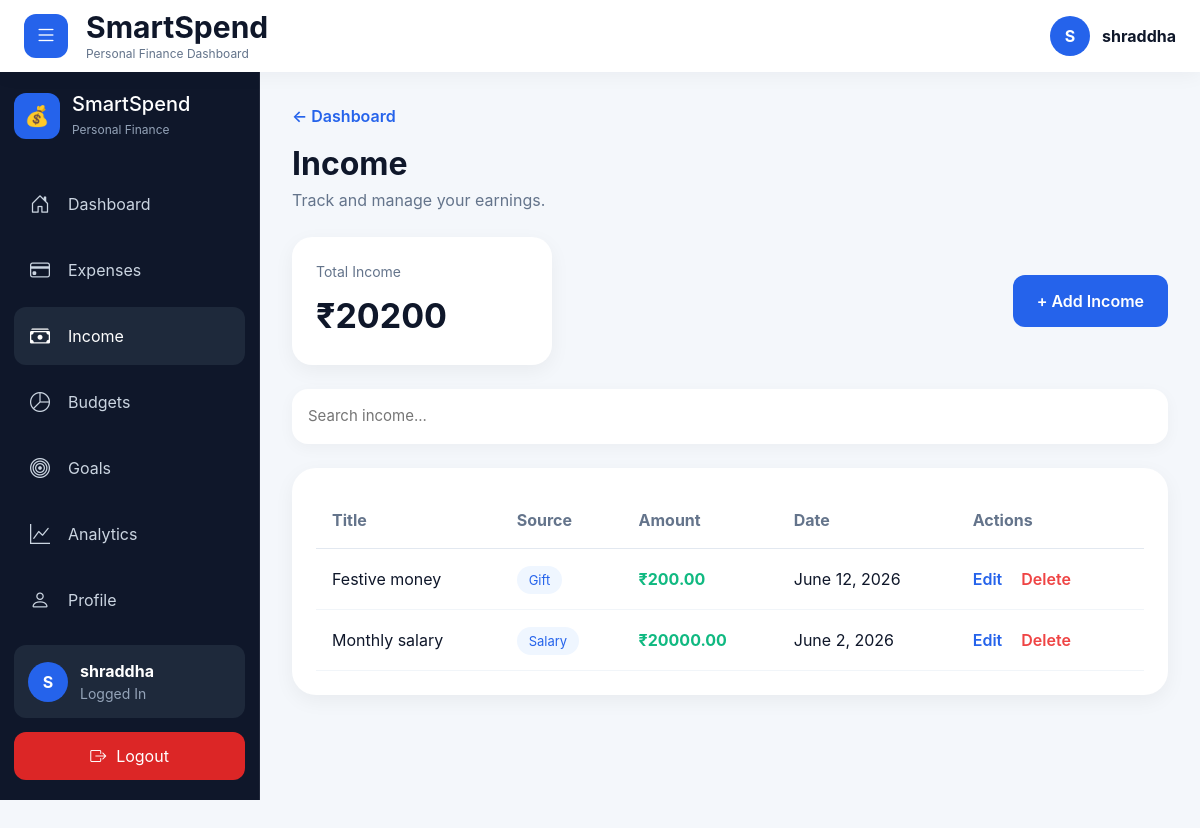
The page /income/ (signed in) on the database its author committed.
### apps/accounts/models.py (models this page shows, shortened)
class User(AbstractUser):
    email = models.EmailField(unique=True)
    phone_number = models.CharField(max_length=15, blank=True)
    USERNAME_FIELD = "email"
    REQUIRED_FIELDS = ["username"]

### apps/income/models.py (models this page shows, shortened)
class Income(models.Model):
    INCOME_SOURCES = [
        ("salary", "Salary"),
        ("freelance", "Freelance"),
        ("business", "Business"),
        ("investment", "Investment"),
        ("gift", "Gift"),
        ("other", "Other"),
    ]
    user = models.ForeignKey(
        settings.AUTH_USER_MODEL,
        on_delete=models.CASCADE,
        related_name="incomes"
    )
    title = models.CharField(
        max_length=255
    )
    source = models.CharField(
        max_length=50,
        choices=INCOME_SOURCES
    )
    amount = models.DecimalField(
        max_digits=10,
        decimal_places=2
    )
    description = models.TextField(
        blank=True
    )
    income_date = models.DateField()
    created_at = models.DateTimeField(
        auto_now_add=True
    )
    updated_at = models.DateTimeField(
        auto_now=True
    )
    class Meta:
        ordering = ["-income_date"]

### apps/income/views.py (the view)
@login_required
def income_list(request):
    incomes = (
        Income.objects
        .filter(user=request.user)
    )
    total_income = (
        incomes.aggregate(
            total=Sum("amount")
        )["total"]
        or 0
    )
    context = {
        "incomes": incomes,
        "total_income":
            total_income,
    }
    return render(
        request,
        "income/income_list.html",
        context
    )

### templates/income/income_list.html (shortened to what this page needs)
{% extends "base.html" %}
{% block content %}
<div class="page-header">
    <a
        href="/dashboard/"
        class="back-link"
    >
        ← Dashboard
    </a>
    <div class="page-title">
        Income
    </div>
    <div class="page-subtitle">
        Track and manage your earnings.
    </div>
</div>
<div class="expense-topbar">
    <div class="summary-card">
        <div class="summary-label">
            Total Income
        </div>
        <div class="summary-value">
            ₹{{ total_income }}
        </div>
    </div>
    <a
        href="{% url 'income_create' %}"
        class="add-btn"
    >
        + Add Income
    </a>
</div>
<div class="expense-search">
    <input
        type="text"
        id="incomeSearch"
        placeholder="Search income..."
    >
</div>
<div class="table-panel">
    {% if incomes %}
    <table class="expense-table">
        <thead>
            <tr>
                <th>Title</th>
                <th>Source</th>
                <th>Amount</th>
                <th>Date</th>
                <th>Actions</th>
            </tr>
        </thead>
        <tbody>
            {% for income in incomes %}
            <tr class="income-row">
                <td>
                    {{ income.title }}
                </td>
                <td>
                    <span class="category-badge">
                        {{ income.get_source_display }}
                    </span>
                </td>
                <td class="income-amount">
                    ₹{{ income.amount }}
                </td>
                <td>
                    {{ income.income_date }}
                </td>
                <td>
                    <a
                        href="{% url 'income_update' income.id %}"
                        class="action-link edit-link"
                    >
                        Edit
                    </a>
                    <a
                        href="{% url 'income_delete' income.id %}"
                        class="action-link delete-link"
                    >
                        Delete
                    </a>
                </td>
            </tr>
            {% endfor %}
        </tbody>
    </table>
    {% endif %}
</div>
{% endblock %}

### templates/base.html (shortened to what this page needs)
{% load static %}
<!DOCTYPE html>
<html lang="en">
<head>
    <link
        href="https://cdn.jsdelivr.net/npm/bootstrap@5.3.3/dist/css/bootstrap.min.css"
        rel="stylesheet"
    >
    <link
        rel="stylesheet"
        href="https://cdn.jsdelivr.net/npm/bootstrap-icons@1.11.3/font/bootstrap-icons.min.css"
    >
    <link
        rel="stylesheet"
        href="{% static 'css/main.css' %}"
    >
</head>
<body>
{% if request.user.is_authenticated %}
<header class="topbar">
    <div class="topbar-left">
        <button
            id="sidebarToggle"
            class="menu-btn"
        >
            <i class="bi bi-list"></i>
        </button>
        <div>
            <h4 class="logo">
                SmartSpend
            </h4>
            <div class="logo-subtitle">
                Personal Finance Dashboard
            </div>
        </div>
    </div>
    <div class="topbar-user">
        <div class="topbar-avatar">
            {{ request.user.username|first|upper }}
        </div>
        <div>
            <strong>
                {{ request.user.username }}
            </strong>
        </div>
    </div>
</header>
{% endif %}
<div class="app-container">
    {% if request.user.is_authenticated %}
    <aside
        id="sidebar"
        class="sidebar"
    >
        <div>
            <div class="brand">
                <div class="brand-logo">
                    💰
                </div>
                <div class="brand-text">
                    <h3>
                        SmartSpend
                    </h3>
                    <span>
                        Personal Finance
                    </span>
                </div>
            </div>
            <nav class="sidebar-nav">
                <a
                    href="/dashboard/"
                    data-tooltip="Dashboard"
                    class="{% if '/dashboard/' in request.path %}active{% endif %}"
                >
                    <i class="bi bi-house-door"></i>
                    <span>
                        Dashboard
                    </span>
                </a>
                <a
                    href="/expenses/"
                    data-tooltip="Expenses"
                    class="{% if '/expenses/' in request.path %}active{% endif %}"
                >
                    <i class="bi bi-credit-card"></i>
                    <span>
                        Expenses
                    </span>
                </a>
                <a
                    href="/income/"
                    data-tooltip="Income"
                    class="{% if '/income/' in request.path %}active{% endif %}"
                >
                    <i class="bi bi-cash-stack"></i>
                    <span>
                        Income
                    </span>
                </a>
                <a
                    href="/budgets/"
                    data-tooltip="Budgets"
                    class="{% if '/budgets/' in request.path %}active{% endif %}"
                >
                    <i class="bi bi-pie-chart"></i>
                    <span>
                        Budgets
                    </span>
                </a>
                <a
                    href="/goals/"
                    data-tooltip="Goals"
                    class="{% if '/goals/' in request.path %}active{% endif %}"
                >
                    <i class="bi bi-bullseye"></i>
                    <span>
                        Goals
                    </span>
                </a>
                <a
                    href="/analytics/"
                    data-tooltip="Analytics"
                    class="{% if '/analytics/' in request.path %}active{% endif %}"
                >
                    <i class="bi bi-graph-up"></i>
                    <span>
                        Analytics
                    </span>
                </a>
                <a
                    href="/profile/"
                    data-tooltip="Profile"
                    class="{% if '/profile/' in request.path %}active{% endif %}"
                >
                    <i class="bi bi-person"></i>
                    <span>
                        Profile
                    </span>
                </a>
            </nav>
        </div>
        <div>
            <div class="user-mini">
                <div class="avatar">
                    {{ request.user.username|first|upper }}
                </div>
                <div class="user-info">
                    <strong>
                        {{ request.user.username }}
                    </strong>
                    <small>
                        Logged In
                    </small>
                </div>
            </div>
            <form
                method="post"
                action="{% url 'logout' %}"
            >
                <button
                    class="logout-btn"
                    type="submit"
                >
                    <i class="bi bi-box-arrow-right"></i>
                    <span>
                        Logout
                    </span>
                </button>
            </form>
        </div>
    </aside>
    {% endif %}
    <main
        id="mainContent"
        class="main-content"
    >
        {% block content %}
        {% endblock %}
    </main>
</div>
</body>
</html>

### rows shown on the page
User: user.username|first "S", user.username "shraddha"
Income: title "Festive money", source "Gift", amount "200.00", income_date "June 12, 2026"
Income: title "Monthly salary", source "Salary", amount "20000.00", income_date "June 2, 2026"

### other values the page prints
{{ total_income }} "20200"
